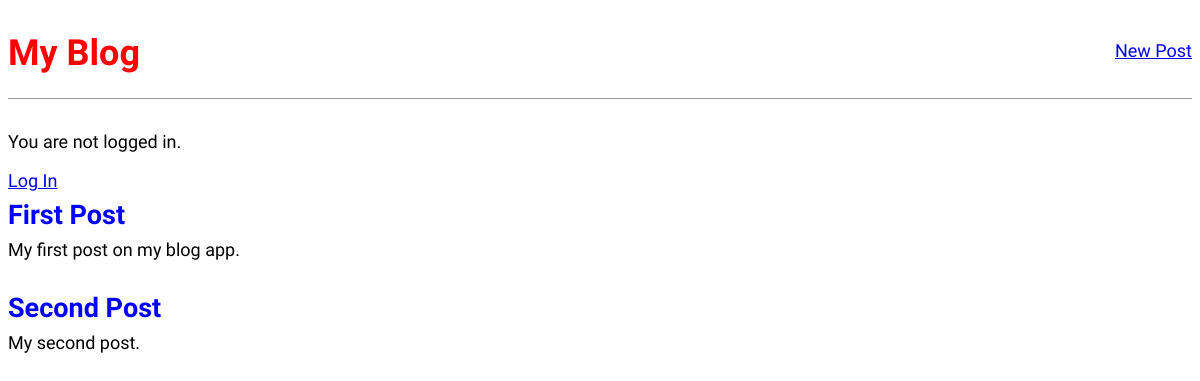
Before: / with the older database file.
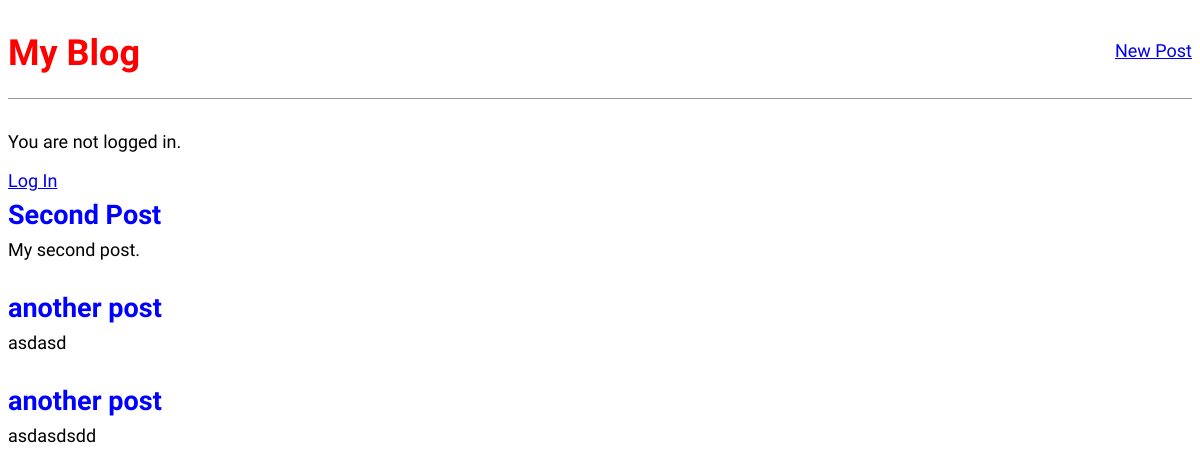
After: the same page with the newer database file.
### blog/models.py (models this page shows, shortened)
class Post(models.Model):
    title = models.CharField(max_length=200)
    author = models.ForeignKey('auth.User', on_delete=models.CASCADE)
    body = models.TextField()

### blog/views.py (the view)
# urls.py: path('', BlogListView.as_view(), name='home'),
class BlogListView(ListView):
    model = Post
    template_name = 'blog/home.html'

### templates/blog/home.html
{% extends 'base.html' %}
{% block content %}
    {% for post in object_list %}
        <div class="post-entry">
            <h2><a href="{% url 'post_detail' post.pk %}">{{ post.title }}</a></h2>
            <p>{{ post.body }}</p>
        </div>
    {% endfor %}
{% endblock %}4

### templates/base.html (shortened to what this page needs)
{% load static %}
<html lang="en">
    <head>
        <link href="{% static 'css/base.css' %}" rel="stylesheet">
    </head>
    <body>
        <header>
            <div class="nav-left">
                <h1><a href="{% url 'home' %}">My Blog</a></h1>
            </div>
            <div class="nav-right">
                <a href="{% url 'post_new' %}">New Post</a>
            </div>
        </header>
        {%  if user.is_authenticated %}
                <p>Hi, {{ user.username }}</p>
                <a href="{% url 'logout' %}">Log Out</a>
        {% else %}
            <p>You are not logged in.</p>
            <a href="{% url 'login' %}">Log In</a>
        {% endif %}
        <div>
            {% block content %}
            {% endblock %}
        </div>
    </body>
</html>

### static/css/base.css (style rules this page uses)
body { font-family: 'Source Sans Pro', sans-serif; font-size: 18px; }
header { border-bottom: 1px solid #999; margin-bottom: 2rem; display: flex; }
header h1 a { color: red; text-decoration: none; }
.nav-left { margin-right: auto; }
.nav-right { display: flex; padding-top: 2rem; }
.post-entry { margin-bottom: 2rem; }
.post-entry h2 { margin: 0.5rem 0; }
.post-entry h2 a, .post-entry h2 a:visited { color: blue; text-decoration: none; }
.post-entry p { margin: 0; font-weight: 400; }

Changed rows visible on the page:
removed Post: title "First Post", body "My first post on my blog app."
added Post: title "another post", body "asdasd"
added Post: title "another post", body "asdasdsdd"
